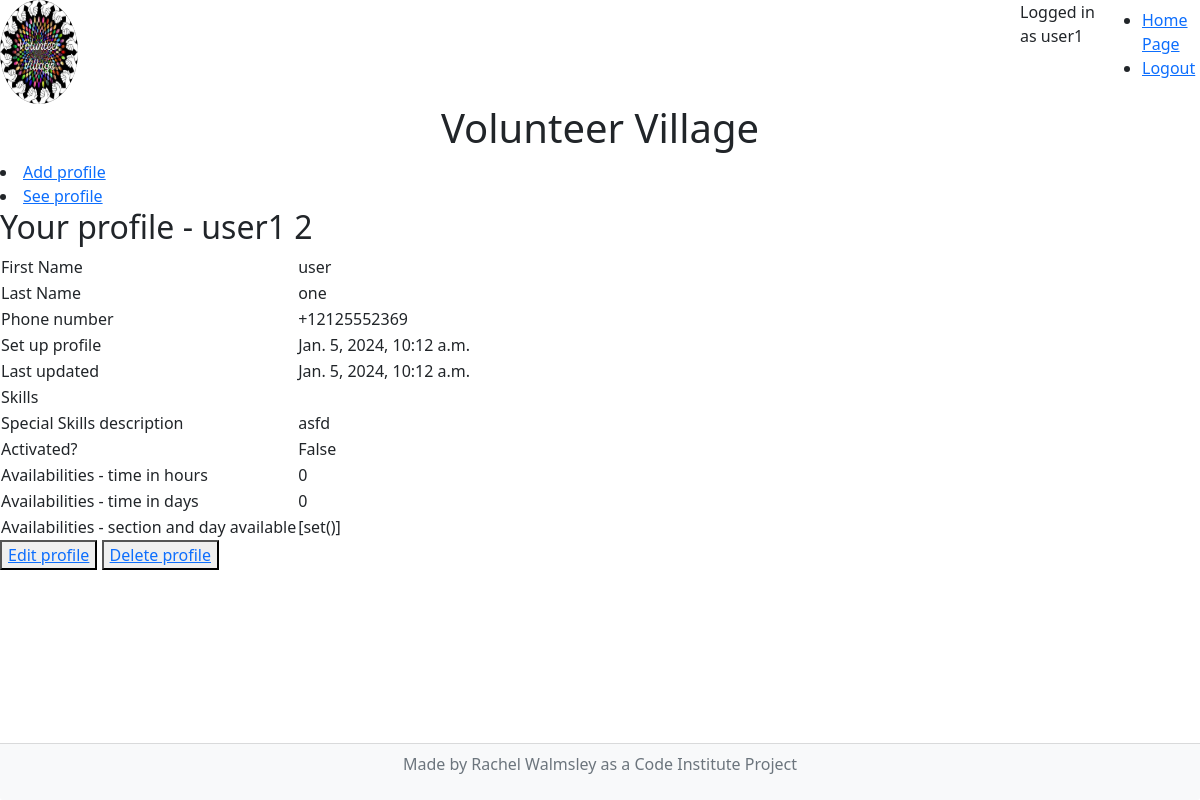
Before: /volunteer/read_profile (signed in) with the older database file.
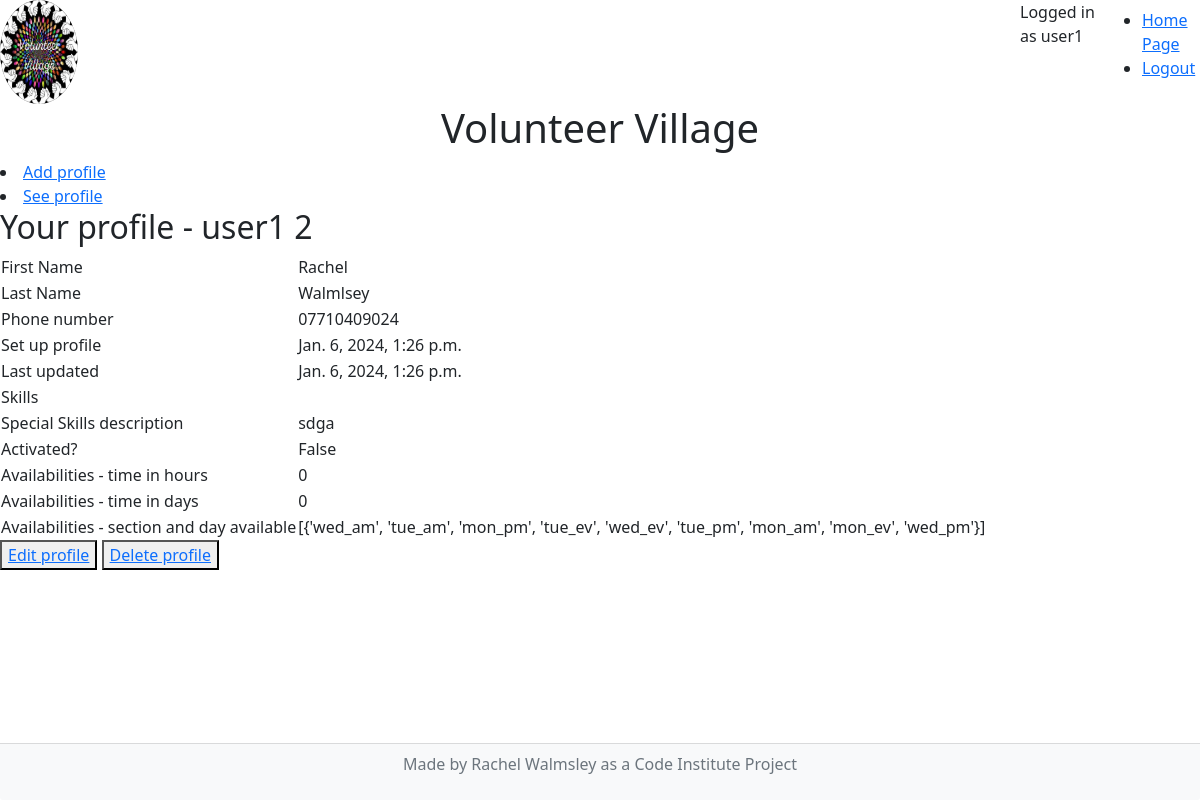
After: the same page with the newer database file.
### volunteer/models.py (models this page shows)
class VolunteerProfile(models.Model):
    user_name = models.OneToOneField(User, on_delete=models.CASCADE)
    name = models.CharField(max_length=128)
    fname = models.CharField(
        max_length=50,
        null=False,
        blank=False,
        verbose_name='First Name',
        help_text='format: required, max_length=50',
    )
    lname = models.CharField(
        max_length=50,
        null=False,
        blank=False,
        verbose_name='Last Name',
        help_text='format: required, max_length=50',
    )
    phone = models.CharField(
        max_length=12,
        blank=False,
        null=False,
    )
    created_on = models.DateTimeField(
        auto_now_add=True,
    )
    updated_on = models.DateTimeField(
        auto_now_add = True,
    )
    skilled = models.ManyToManyField(SkillChoices, verbose_name=("Skill Options"),
        related_name="VolunteerProfiles")
    special_skills_description = models.TextField(
        null=False,
        blank=True,
        verbose_name='special skills description',
    )
    activated = models.BooleanField(
        default=False,
    )
    time_length_hours = models.PositiveSmallIntegerField(
        default=0,
        validators=[
            MaxValueValidator(168), #168 hours in a week
        ])
    time_length_days = models.PositiveSmallIntegerField(
        default=0,
        validators=[
            MaxValueValidator(7), #7 days in a week
        ])
    mon_am = models.BooleanField(default=False, null=True, blank=True)
    mon_pm = models.BooleanField(default=False, null=True, blank=True)
    mon_ev = models.BooleanField(default=False, null=True, blank=True )
    tue_am = models.BooleanField(default=False, null=True, blank=True)
    tue_pm = models.BooleanField(default=False, null=True, blank=True)
    tue_ev = models.BooleanField(default=False, null=True, blank=True)
    wed_am = models.BooleanField(default=False, null=True, blank=True)
    wed_pm = models.BooleanField(default=False, null=True, blank=True, verbose_name = "Wednesday Afternoon")
    wed_ev = models.BooleanField(default=False, null=True, blank=True)
    thu_am = models.BooleanField(default=False, null=True, blank=True)
    thu_pm = models.BooleanField(default=False, null=True, blank=True)
    thu_ev = models.BooleanField(default=False, null=True, blank=True)
    fri_am = models.BooleanField(default=False, null=True, blank=True)
    fri_pm = models.BooleanField(default=False, null=True, blank=True)
    fri_ev = models.BooleanField(default=False, null=True, blank=True)
    sat_am = models.BooleanField(default=False, null=True, blank=True)
    sat_pm = models.BooleanField(default=False, null=True, blank=True)
    sat_ev = models.BooleanField(default=False, null=True, blank=True)
    sun_am = models.BooleanField(default=False, null=True, blank=True)
    sun_pm = models.BooleanField(default=False, null=True, blank=True)
    sun_ev = models.BooleanField(default=False, null=True, blank=True)

### volunteer/views.py (the view)
# urls.py: path("volunteer/read_profile", views.read_profile, name="read"),
def read_profile(request):
    pk_logged_in = request.user.pk
    profile = get_object_or_404(VolunteerProfile, user_name_id = pk_logged_in)
    people = VolunteerProfile.objects.filter(user_name_id=pk_logged_in).values()
    skills = profile.skilled.values()
    true_pairs = [{key for key, value in available.items() if value is True} for available in people]
    context = {
        'people': people,
        'pk_logged_in': pk_logged_in,
        'true_pairs': true_pairs,
        'skills': skills
    }
    return render(request, 'volunteer/read_profile.html', context)

### templates/volunteer/read_profile.html (shortened to what this page needs)
{% extends "base.html" %}
{% block content %}
<li>
    <a href="{% url 'add' %}">Add profile</a>
</li>
<li>
    <a href="{% url 'read' %}">See profile</a>
</li>
<h2>Your profile - {{ user.username }} {{ user.id }}</h3>
<table>
    {% for individual in people %}
    <tr>
        <td>First Name</td>
        <td>{{ individual.fname }} </td>
    </tr>
    <tr>
        <td>Last Name</td>
        <td>{{ individual.lname }}</td>
    </tr>
    <tr>
        <td>Phone number</td>
        <td>{{ individual.phone }}</td>
    </tr>
    <tr>
        <td>Set up profile</td>
        <td>{{ individual.created_on }}</td>
    </tr>
    <tr>
        <td>Last updated</td>
        <td>{{ individual.updated_on }}</td>
    </tr>
    <tr>
        <td>Skills </td>
        <td>
        </td>
    </tr>
    <tr>
        <td>Special Skills description</td>
        <td>{{ individual.special_skills_description }}</td>
    </tr>
    <tr>
        <td>Activated?</td>
        <td>{{ individual.activated }}</td>
    </tr>
    <tr>
        <td>Availabilities - time in hours</td>
        <td>{{ individual.time_length_hours }}</td>
    </tr>
    <tr>
        <td>Availabilities - time in days</td>
        <td>{{ individual.time_length_days }}
    </tr>
    {% endfor %}
    <tr>
        <td>Availabilities - section and day available</td>
        <td>{{ true_pairs }}</td>
    </tr>
</table>
<button>
<a href="{% url 'edit' %}">Edit profile</a>
</button>
<button>
    <a href="{% url 'delete' %}">Delete profile</a>
    </button>
{% endblock %}

### templates/base.html (shortened to what this page needs)
{% load static %}
<!DOCTYPE html>
<html lang="en">
<head>
    <link href="https://cdn.jsdelivr.net/npm/bootstrap@5.0.1/dist/css/bootstrap.min.css" rel="stylesheet"
>
</head>
<body>
    <div class="row">
    <img class="rounded-circle img-responsive col-3 col-lg-1" id="logo" src="{% static 'images/logo.jpg' %}" alt="logo for volunteer village of hands">
    <div class="col-6 col-lg-9">
    </div>
    <div class="col-1">
    {% if user.is_authenticated %}
        <p>Logged in as {{ user }}</p>
    {% else %}
        <p>Not logged in</p>
    {% endif %}
    </div>
    <nav class="navbar navbar-nav navbar-fixed-top navbar-right col-3 col-lg-1">
        <ul>
            <li>
                <a href="{% url 'index' %}">Home Page</a>
            </li>
            {% if user.is_authenticated %}
                <li>
                    <a href="{% url 'account_logout' %}">Logout</a>
                </li>
            {% endif %}
        </ul>
    </nav>
    </div>
    <div class="row">
    <h1 class="text-center">
        Volunteer Village
    </h1>
    </div>
    <main>
        {% block content %}{% endblock content %}
    </main>
    <footer class="fixed-bottom">
        <div class="card-footer bg-light style="--bs-bg-opacity: 1;"">
        <p class="text-center text-muted">Made by Rachel Walmsley as a Code Institute Project</p>
        </div>
    </footer>
</body>
</html>

Changed rows visible on the page:
removed VolunteerProfile: fname "user", lname "one", phone "+12125552369", created_on "Jan. 5, 2024, 10:12 a.m.", updated_on "Jan. 5, 2024, 10:12 a.m.", special_skills_description "asfd", activated "False", time_length_hours "0", time_length_days "0"
added VolunteerProfile: fname "Rachel", lname "Walmlsey", phone "07710409024", created_on "Jan. 6, 2024, 1:26 p.m.", updated_on "Jan. 6, 2024, 1:26 p.m.", special_skills_description "sdga", activated "False", time_length_hours "0", time_length_days "0"
Other visible differences:
{{ true_pairs }}: "[set()]" → "[{'wed_am', 'tue_am', 'mon_pm', 'tue_ev', 'wed_ev', 'tue_pm', 'mon_am', 'mon_ev', 'wed_pm'}]"
